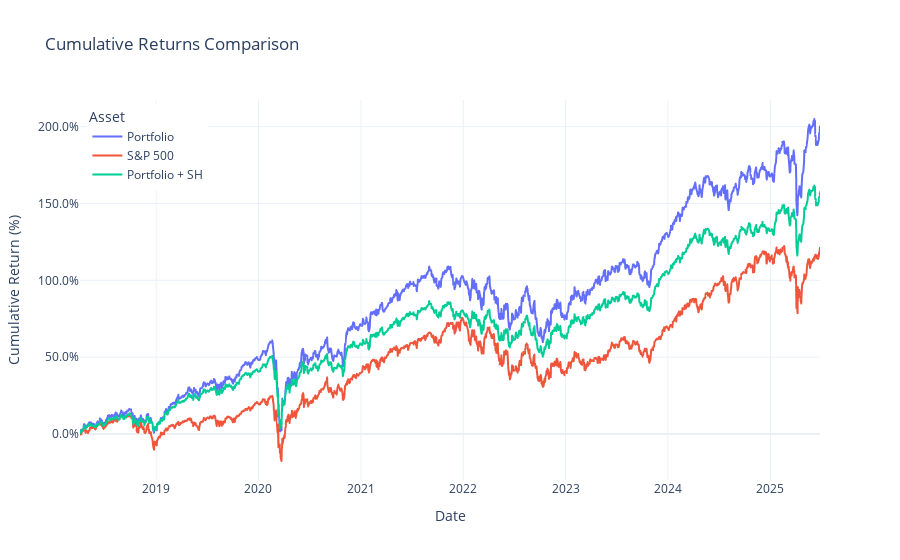

Source (notebook cell):
### Code cell
plot_cumulative_returns(results_df['Portfolio'], results_df['SP500'], results_df['Portfolio + SH'])

### Figure 1 — Plotly figure (JSON) as saved in the notebook; plotly's stock layout.template omitted (floating-point values rounded to 4 significant figures; data arrays with more than 128 entries replaced by an {"elided": "..."} marker saying what was removed)
{"data": [{"hovertemplate": "<b>%{fullData.name}</b><br>Date: %{x}<br>Cumulative Return: %{y:.2%}<br><extra></extra>", "legendgroup": "Portfolio", "line": {"color": "#636efa", "dash": "solid"}, "marker": {"symbol": "circle"}, "mode": "lines", "name": "Portfolio", "showlegend": true, "type": "scattergl", "x": {"elided": "1763 str values"}, "xaxis": "x", "y": {"elided": "1763 float values"}, "yaxis": "y"}, {"hovertemplate": "<b>%{fullData.name}</b><br>Date: %{x}<br>Cumulative Return: %{y:.2%}<br><extra></extra>", "legendgroup": "S&P 500", "line": {"color": "#EF553B", "dash": "solid"}, "marker": {"symbol": "circle"}, "mode": "lines", "name": "S&P 500", "showlegend": true, "type": "scattergl", "x": {"elided": "1763 str values"}, "xaxis": "x", "y": {"elided": "1763 float values"}, "yaxis": "y"}, {"hovertemplate": "<b>%{fullData.name}</b><br>Date: %{x}<br>Cumulative Return: %{y:.2%}<br><extra></extra>", "legendgroup": "Portfolio + SH", "line": {"color": "#00cc96", "dash": "solid"}, "marker": {"symbol": "circle"}, "mode": "lines", "name": "Portfolio + SH", "showlegend": true, "type": "scattergl", "x": {"elided": "1763 str values"}, "xaxis": "x", "y": {"elided": "1763 float values"}, "yaxis": "y"}], "layout": {"hovermode": "x unified", "legend": {"title": {"text": "Asset"}, "tracegroupgap": 0, "x": 0.01, "xanchor": "left", "y": 0.99, "yanchor": "top"}, "title": {"text": "Cumulative Returns Comparison"}, "xaxis": {"anchor": "y", "domain": [0, 1], "title": {"text": "Date"}}, "yaxis": {"anchor": "x", "domain": [0, 1], "tickformat": ".1%", "title": {"text": "Cumulative Return (%)"}}}}
